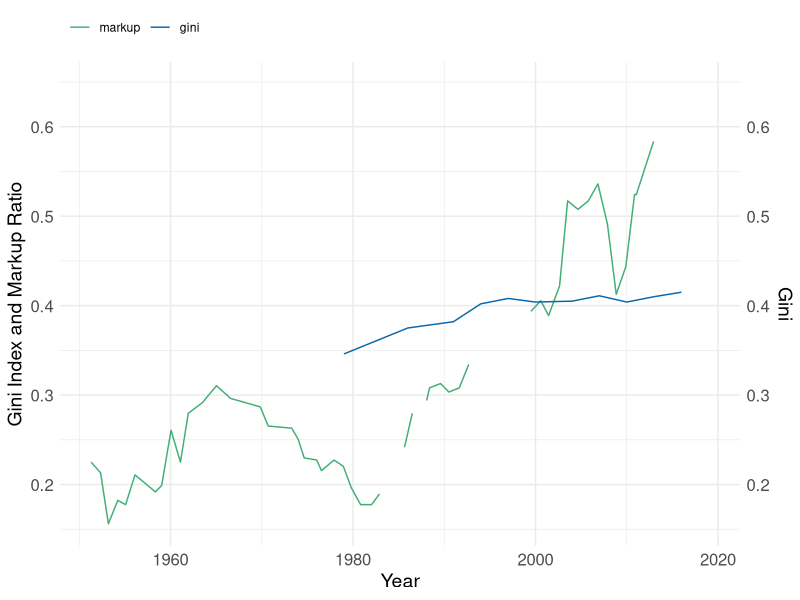
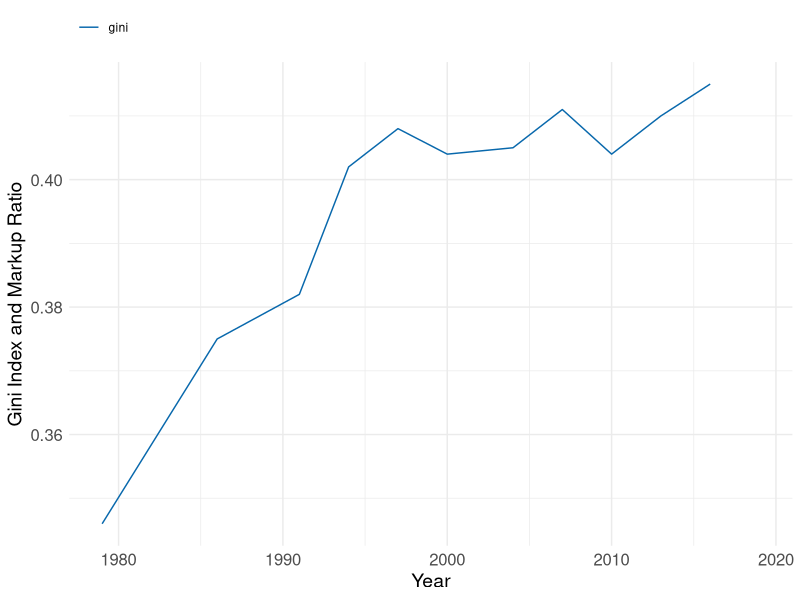

Recreate these plots in R, in order.
#Graph Designer: Harriet Brookes-Gray 
#Authors: Bowles and Halliday
#Title: Coordination, Conflict and Competition: A Text in Microeconomics

require(shape)
library(tidyverse)
library(lubridate)
library(readxl)
library(readr)


markup_data <- read_excel("competitionmarkets/loecker_barkai/LBdf_data.xlsx")
gini_data <- read_excel("competitionmarkets/Gini Index Data/US_gini_index.xlsx")

gini_data$`Gini Index` <- as.numeric(as.character(gini_data$`Gini Index`))

p <-  ggplot() +
  geom_line(data = markup_data, aes(x=year, y=markup, color = "markup"), na.rm = TRUE) +
  geom_line(data = gini_data, aes(x=Year, y= gini_index, color = "gini", group = 1), na.rm = TRUE) +
  scale_y_continuous(sec.axis = sec_axis(~., name = "Gini")) + 
  ylab("Gini Index and Markup Ratio") + 
  xlab("Year") +
  theme_minimal() +
  theme(axis.text=element_text(size=12),
        axis.title=element_text(size=14)) +
  guides(color = guide_legend(reverse = TRUE)) +
  theme(legend.position='top', 
        legend.justification='left',
        legend.direction="horizontal", 
        legend.title = element_blank()) + 
  scale_colour_manual(values=c("#0868ac","#41ae76"))

p

p1 <- ggplot() +
  geom_line(data = gini_data, aes(x=Year, y= gini_index, color = "gini", group = 1), na.rm = TRUE) +
  ylab("Gini Index and Markup Ratio") + 
  xlab("Year") +
  theme_minimal() +
  theme(axis.text=element_text(size=12),
        axis.title=element_text(size=14)) +
  guides(color = guide_legend(reverse = TRUE)) +
  theme(legend.position='top', 
        legend.justification='left',
        legend.direction="horizontal", 
        legend.title = element_blank()) + 
  scale_colour_manual(values=c("#0868ac","#41ae76"))

p1
